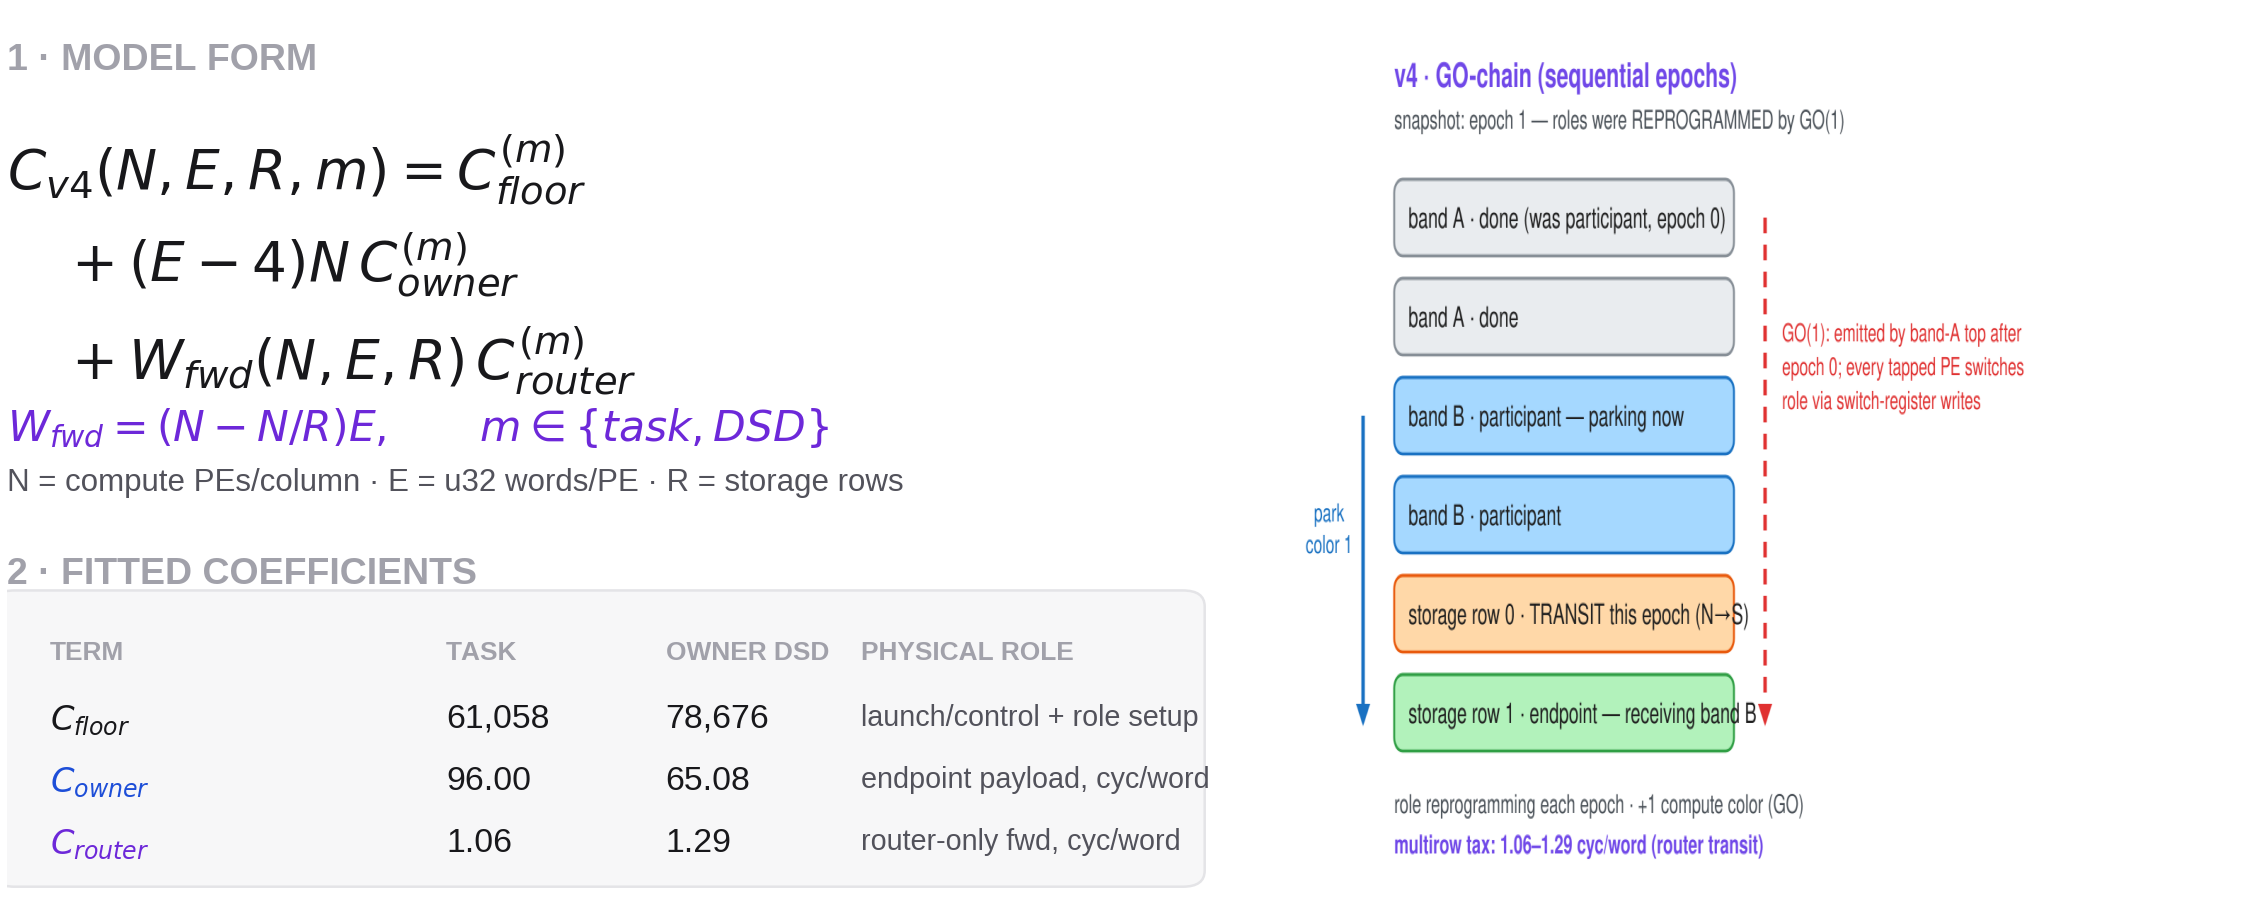

Recreate this plot in Python.
#!/usr/bin/env python3
"""Render slide-6 content: v4 model form, fitted coefficients, and topology.

The topology panel is a crop of the v4 half of v4_vs_v5.png. Its editable
source of truth is WaferEngine-staging/docs/diagrams/
m3-multirow-v4-vs-v5.excalidraw.
"""

from pathlib import Path

import matplotlib.pyplot as plt
from matplotlib.patches import FancyBboxPatch
from PIL import Image


HERE = Path(__file__).resolve().parent
OUT = HERE / "fig_v4_model_topology.png"

INK = "#18181B"
BODY = "#52525B"
MUTED = "#A1A1AA"
VIOLET = "#6D28D9"
BLUE = "#1D4ED8"
GREEN = "#047857"
RULE = "#E4E4E7"
CARD = "#F7F7F8"

plt.rcParams.update({"font.family": "Arimo", "mathtext.fontset": "dejavusans"})

fig = plt.figure(figsize=(16, 6.4), dpi=180, facecolor="white")
gs = fig.add_gridspec(1, 2, width_ratios=[1.12, 0.88], wspace=0.05)
ax_l = fig.add_subplot(gs[0, 0])
ax_r = fig.add_subplot(gs[0, 1])
for ax in (ax_l, ax_r):
    ax.set_axis_off()

ax_l.text(0.00, 0.96, "1 · MODEL FORM", color=MUTED, fontsize=15,
          fontweight="bold", va="top", transform=ax_l.transAxes)
ax_l.text(0.00, 0.86,
          r"$C_{v4}(N,E,R,m)=C_{floor}^{(m)}$"
          "\n" r"$\quad +(E-4)N\,C_{owner}^{(m)}$"
          "\n" r"$\quad +W_{fwd}(N,E,R)\,C_{router}^{(m)}$",
          color=INK, fontsize=22, linespacing=1.45, va="top",
          transform=ax_l.transAxes)
ax_l.text(0.00, 0.55,
          r"$W_{fwd}=(N-N/R)E,\qquad m\in\{task,DSD\}$",
          color=VIOLET, fontsize=17, va="top", transform=ax_l.transAxes)
ax_l.text(0.00, 0.48,
          "N = compute PEs/column · E = u32 words/PE · R = storage rows",
          color=BODY, fontsize=12.5, va="top", transform=ax_l.transAxes)

ax_l.text(0.00, 0.38, "2 · FITTED COEFFICIENTS", color=MUTED, fontsize=15,
          fontweight="bold", va="top", transform=ax_l.transAxes)

card = FancyBboxPatch((0.00, 0.02), 0.97, 0.31,
                      boxstyle="round,pad=0.012,rounding_size=0.018",
                      linewidth=1.0, edgecolor=RULE, facecolor=CARD,
                      transform=ax_l.transAxes)
ax_l.add_patch(card)

x = [0.035, 0.36, 0.54, 0.70]
headers = ["term", "task", "owner DSD", "physical role"]
for xpos, label in zip(x, headers):
    ax_l.text(xpos, 0.285, label.upper(), color=MUTED, fontsize=10.5,
              fontweight="bold", va="top", transform=ax_l.transAxes)

rows = [
    (r"$C_{floor}$", "61,058", "78,676", "launch/control + role setup"),
    (r"$C_{owner}$", "96.00", "65.08", "endpoint payload, cyc/word"),
    (r"$C_{router}$", "1.06", "1.29", "router-only fwd, cyc/word"),
]
ys = [0.215, 0.145, 0.075]
colors = [INK, BLUE, VIOLET]
for y, row, color in zip(ys, rows, colors):
    ax_l.text(x[0], y, row[0], color=color, fontsize=13.5,
              fontweight="bold", va="top", transform=ax_l.transAxes)
    ax_l.text(x[1], y, row[1], color=INK, fontsize=13.5,
              va="top", transform=ax_l.transAxes)
    ax_l.text(x[2], y, row[2], color=INK, fontsize=13.5,
              va="top", transform=ax_l.transAxes)
    ax_l.text(x[3], y, row[3], color=BODY, fontsize=11.5,
              va="top", transform=ax_l.transAxes)

image = Image.open(HERE / "v4_vs_v5.png").convert("RGB")
w, h = image.size
# Keep the v4 panel only; the full editable source remains the source of truth.
crop = image.crop((100, 82, int(w * 0.485), int(h * 0.90)))
ax_r.imshow(crop, extent=(0.00, 1.00, 0.01, 0.99), aspect="auto")

fig.savefig(OUT, bbox_inches="tight", pad_inches=0.04, facecolor="white")
print(OUT)
